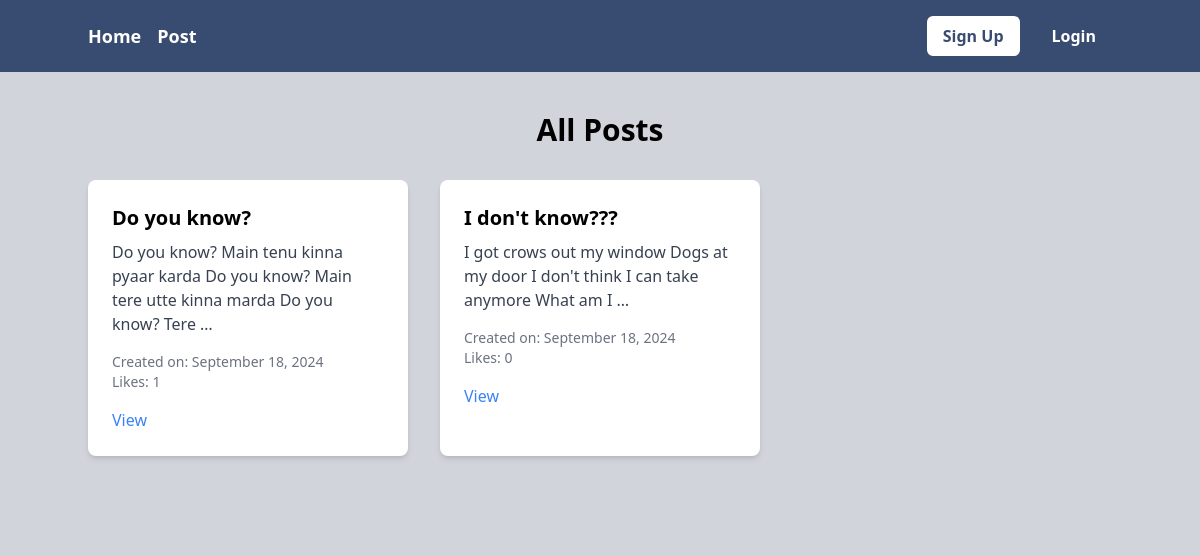
Page /Post/post_list/ on the committed database.
### Post/models.py (models this page shows, shortened)
class Post_Model(models.Model):
    title = models.CharField(max_length=200)
    content = models.TextField()
    Author = models.ForeignKey(User, on_delete=models.CASCADE)
    created_at = models.DateTimeField(auto_now_add=True)
    updated_at = models.DateField(auto_now=True)
    likes = models.ManyToManyField(User, related_name='post_like', blank=True)
    def total_likes(self):
        return self.likes.count()

### Post/views.py (the view)
# urls.py: path('post_list/', views.Post_List_View.as_view(), name='post_list'),
class Post_List_View(ListView):
    model = models.Post_Model
    template_name = 'post_list.html'
    context_object_name = 'posts'
    paginate_by = 20
    def get_queryset(self):
        return models.Post_Model.objects.all().order_by('-created_at')

### Post/templates/post_list.html (shortened to what this page needs)
{% extends 'base.html' %}
{% load crispy_forms_tags %}
{% load tailwind_filters %}
{% block content %}
<div class="bg-gray-300 py-10">
    <div class="container mx-auto">
        <h2 class="text-3xl font-bold text-center mb-8">All Posts</h2>
        {% if posts %}
        <div class="grid grid-cols-1 sm:grid-cols-2 md:grid-cols-3 gap-8">
            {% for post in posts %}
            <div class="bg-white p-6 rounded-lg shadow-md">
                <h3 class="text-xl font-bold mb-2">{{ post.title }}</h3>
                <p class="text-gray-700 mb-4">{{ post.content|truncatewords:20 }}</p>
                <p class="text-gray-500 text-sm">Created on: {{ post.created_at|date:"F j, Y" }}</p>
                <p class="text-gray-500 text-sm">Likes: {{ post.total_likes }}</p>
                <div class="mt-4 flex justify-between">
                    <a href="{% url 'post_detail' post.pk %}" class="text-blue-500 hover:underline">View</a>
                </div>
            </div>
            {% endfor %}
        </div>
        {% else %}
        <p class="text-center text-gray-600">No posts available.</p>
        {% endif %}
    </div>
</div>
{% endblock %}

### rows in the picture
Post_Model: title "Do you know?", content "Do you know? Main tenu kinna pyaar karda Do you know? Main tere utte kinna marda Do you know? Tere …", created_at "September 18, 2024", total_likes "1"
Post_Model: title "I don't know???", content "I got crows out my window Dogs at my door I don't think I can take anymore What am I …", created_at "September 18, 2024", total_likes "0"
